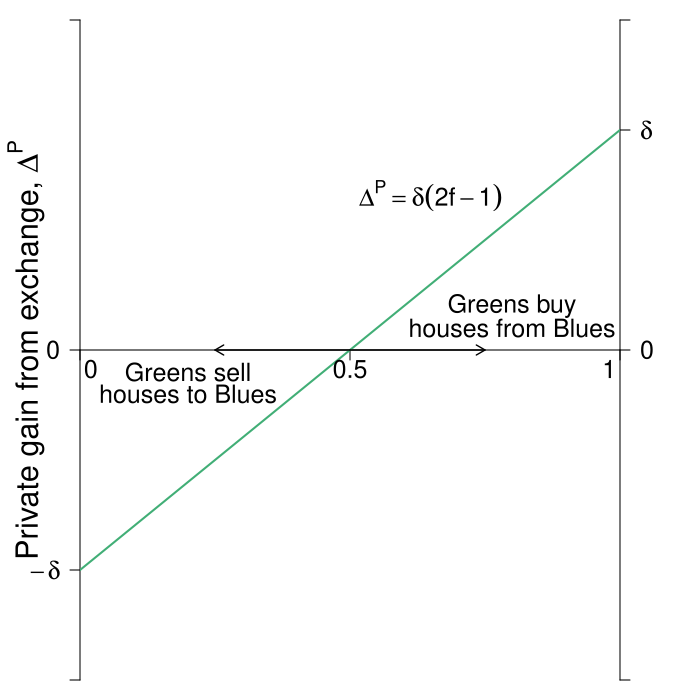

Write the R code that produced this figure.
#Graph Designer: Simon Halliday + Scott Cohn
#Authors: Bowles and Halliday
#Title: Coordination, Conflict and Competition: A Text in Microeconomics

library(shape)
pdf(file = "public_mechanism/housing_pre_tax_benefit.pdf", width = 7, height = 7)

#Set parameters for graphics
axislabelsize <- 1.5
labelsize <- 1.1
graphlinewidth <- 2
segmentlinewidth <- 1.5

COL <- c("#7fc97f", "#beaed4", "#fdc086", "#ffff99", "#386cb0", "#f0027f", "#bf5b17", "#666666")
COLA <- c("#e0f3db", "#99d8c9","#66c2a4","#41ae76", "#238b45", "#005824")
COLB <- c("#4eb3d3", "#2b8cbe", "#0868ac","#084081")

#Edited the margins to cater for the larger LHS labels
par(mar =  c(1, 4, 1, 4))

# Post Tax Benefit

delta_P <- function(delta = 0.1, f){
  2*delta*(2*f - 1) 
}


#Add limits on axes and levels of utility for each function 
ylims <- c(-0.3, 0.3)
xlims <- c(0, 1)

npts <- 501 
x <- seq(xlims[1], xlims[2], length.out = npts)
y <- seq(ylims[1], ylims[2], length.out = npts) 

plot(0, 0, xlim = xlims, ylim = ylims, type = "n",
     xlab = expression(paste("")),
     ylab = expression(paste("")), 
     xaxt = "n", 
     yaxt = "n", 
     cex.lab = axislabelsize, 
     bty = "n", 
     xaxs="i", 
     yaxs="i"
)

#x and y limits with plain axes without ticks/numbers to match previous graph; y axes on both sides

ticksy <- c(ylims[1], delta_P(delta = 0.1, f = 0), 0,  ylims[2]) 
ylabels <- c(NA, expression(paste(-delta)), 0, NA)
ticksx <- c(xlims[1], 0.5, xlims[2])
xlabels <- c(NA, NA, NA)
ticksy2 <- c(ylims[1], delta_P(delta = 0.1, f = 1), 0, ylims[2])
#ylabels2 <- c(NA,expression( paste(4, delta, - bgroup("(", 2 *  delta + frac(1, 2), ")" ))), 0, NA)
ylabels2 <- c(NA,expression( paste(delta)), 0, NA)

axis(1, at = ticksx, pos = 0, labels = xlabels)
axis(2, at = ticksy, pos = 0, labels = ylabels, las = 1)
axis(4, at = ticksy2, pos = 1, labels = ylabels2, las = 1)

npts <- 503 
xx1 <- seq(xlims[1], xlims[2], length.out = npts)


#Axis labels 
text(0.5, -.28, expression(paste("Proportion of greens, ", f)), xpd = TRUE, cex = axislabelsize, srt = 0) 
text(xlims[1] - 0.1, 0, expression(paste("Private gain from exchange, ", Delta^P)), xpd = TRUE, cex = axislabelsize, srt = 90) 

# Private Return
lines(xx1, delta_P(f = xx1), col = COLA[4], lwd = graphlinewidth)

# Text Labels
text(0.2, - 0.02, expression(paste("Greens sell")), cex = labelsize)
text(0.2, - 0.04, expression(paste("houses to Blues")), cex = labelsize)

text(0.8, 0.04, expression(paste("Greens buy")), cex = labelsize)
text(0.8, 0.02, expression(paste("houses from Blues")), cex = labelsize)

text(0.65, 0.12, expression(paste(Delta^P == delta*(2*f - 1))), cex = labelsize)

text(0.02, -0.0175, paste(0), cex = labelsize)
text(0.5, -0.0175, paste(0.5), cex = labelsize)
text(0.98, -0.0175, paste(1), cex = labelsize)

#Axis arrow
arrows(0.5, 0, 0.25, 0, code = 2, length = 0.1, lwd = 0.75*axislabelsize, lty = 1)
arrows(0.5, 0, 0.75, 0, code = 2, length = 0.1, lwd = 0.75*axislabelsize, lty = 1)
dev.off()
